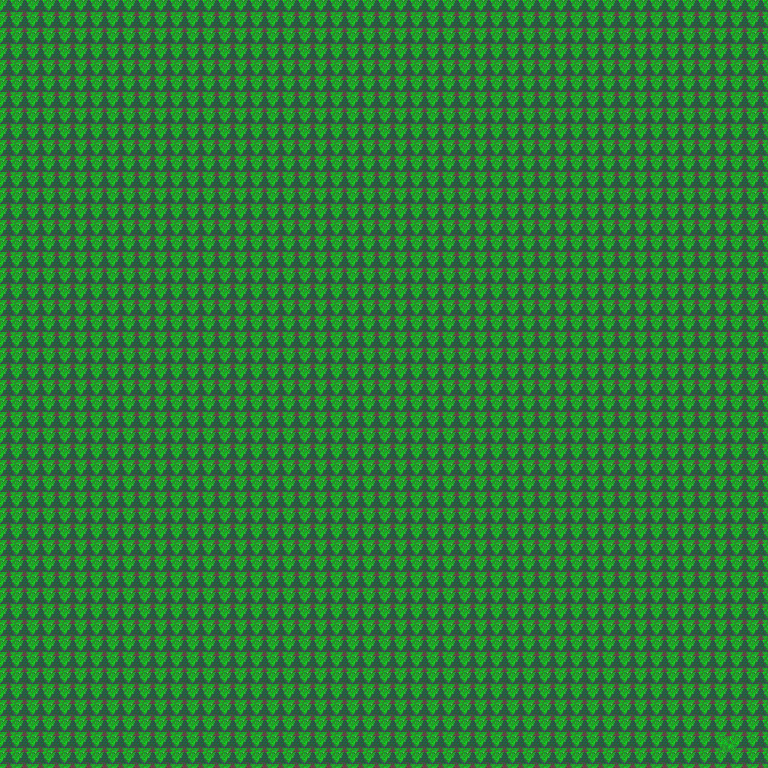

Rendered tile map (Tiled .tmx) drawn with the repository's tilesets; below, a short description and the map source with its tile grids summarised:
An orthogonal 48x48 tile map with 16x16 px tiles, 4 tile layers (Base, Decorations, Pickups, NPCs).

<map version="1.10" tiledversion="1.11.2" orientation="orthogonal" renderorder="right-down" width="48" height="48" tilewidth="16" tileheight="16" infinite="0" nextlayerid="6" nextobjectid="1">
 <editorsettings>
  <export target="mapwest.lua" format="lua" />
 </editorsettings>
 <tileset firstgid="1" source="fetch-tileset.tsx" />
 <layer id="1" name="Base" width="48" height="48">
  <data>[2304 cells, 2304 non-empty, 1 distinct tile ids]</data>
 </layer>
 <layer id="3" name="Decorations" width="48" height="48">
  <data>[2304 cells, 2303 non-empty, 1 distinct tile ids]</data>
 </layer>
 <layer id="4" name="Pickups" width="48" height="48">
  <data>[2304 cells, 0 non-empty, 0 distinct tile ids]</data>
 </layer>
 <layer id="5" name="NPCs" width="48" height="48">
  <data>[2304 cells, 0 non-empty, 0 distinct tile ids]</data>
 </layer>
</map>
